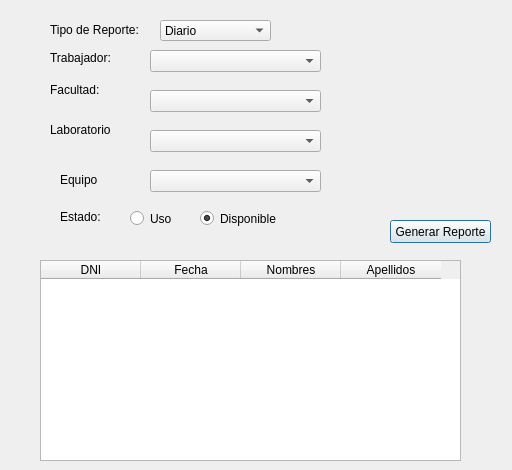
<?xml version="1.0" encoding="UTF-8"?>
<ui version="4.0">
 <class>ListarReportes</class>
 <widget class="QDialog" name="ListarReportes">
  <property name="geometry">
   <rect>
    <x>0</x>
    <y>0</y>
    <width>512</width>
    <height>470</height>
   </rect>
  </property>
  <property name="windowTitle">
   <string>Dialog</string>
  </property>
  <widget class="QComboBox" name="CmbTipoReportes">
   <property name="geometry">
    <rect>
     <x>160</x>
     <y>20</y>
     <width>111</width>
     <height>21</height>
    </rect>
   </property>
   <item>
    <property name="text">
     <string>Diario</string>
    </property>
   </item>
   <item>
    <property name="text">
     <string>Semanal</string>
    </property>
   </item>
   <item>
    <property name="text">
     <string>Mensual</string>
    </property>
   </item>
  </widget>
  <widget class="QComboBox" name="CmbTrabajador">
   <property name="geometry">
    <rect>
     <x>150</x>
     <y>50</y>
     <width>171</width>
     <height>22</height>
    </rect>
   </property>
  </widget>
  <widget class="QLabel" name="label_2">
   <property name="geometry">
    <rect>
     <x>50</x>
     <y>20</y>
     <width>111</width>
     <height>20</height>
    </rect>
   </property>
   <property name="text">
    <string>Tipo de Reporte:</string>
   </property>
  </widget>
  <widget class="QLabel" name="label">
   <property name="geometry">
    <rect>
     <x>50</x>
     <y>50</y>
     <width>114</width>
     <height>16</height>
    </rect>
   </property>
   <property name="text">
    <string>Trabajador:</string>
   </property>
  </widget>
  <widget class="QLabel" name="label_3">
   <property name="geometry">
    <rect>
     <x>50</x>
     <y>120</y>
     <width>61</width>
     <height>20</height>
    </rect>
   </property>
   <property name="text">
    <string>Laboratorio:</string>
   </property>
  </widget>
  <widget class="QTableWidget" name="twEquipo">
   <property name="geometry">
    <rect>
     <x>40</x>
     <y>260</y>
     <width>421</width>
     <height>201</height>
    </rect>
   </property>
   <column>
    <property name="text">
     <string>DNI</string>
    </property>
   </column>
   <column>
    <property name="text">
     <string>Fecha</string>
    </property>
   </column>
   <column>
    <property name="text">
     <string>Nombres</string>
    </property>
   </column>
   <column>
    <property name="text">
     <string>Apellidos</string>
    </property>
   </column>
  </widget>
  <widget class="QLabel" name="label_4">
   <property name="geometry">
    <rect>
     <x>60</x>
     <y>170</y>
     <width>61</width>
     <height>20</height>
    </rect>
   </property>
   <property name="text">
    <string>Equipo</string>
   </property>
  </widget>
  <widget class="QComboBox" name="CmbLaboratorio">
   <property name="geometry">
    <rect>
     <x>150</x>
     <y>130</y>
     <width>171</width>
     <height>22</height>
    </rect>
   </property>
  </widget>
  <widget class="QComboBox" name="CmbEquipo">
   <property name="geometry">
    <rect>
     <x>150</x>
     <y>170</y>
     <width>171</width>
     <height>22</height>
    </rect>
   </property>
  </widget>
  <widget class="QComboBox" name="CmbFacultad">
   <property name="geometry">
    <rect>
     <x>150</x>
     <y>90</y>
     <width>171</width>
     <height>22</height>
    </rect>
   </property>
  </widget>
  <widget class="QLabel" name="label_5">
   <property name="geometry">
    <rect>
     <x>50</x>
     <y>80</y>
     <width>61</width>
     <height>20</height>
    </rect>
   </property>
   <property name="text">
    <string>Facultad:</string>
   </property>
  </widget>
  <widget class="QPushButton" name="btnGenerar">
   <property name="geometry">
    <rect>
     <x>390</x>
     <y>220</y>
     <width>101</width>
     <height>23</height>
    </rect>
   </property>
   <property name="text">
    <string>Generar Reporte</string>
   </property>
  </widget>
  <widget class="QLabel" name="label_6">
   <property name="geometry">
    <rect>
     <x>60</x>
     <y>210</y>
     <width>47</width>
     <height>13</height>
    </rect>
   </property>
   <property name="text">
    <string>Estado:</string>
   </property>
  </widget>
  <widget class="QRadioButton" name="radioButton">
   <property name="geometry">
    <rect>
     <x>130</x>
     <y>210</y>
     <width>82</width>
     <height>17</height>
    </rect>
   </property>
   <property name="text">
    <string>Uso</string>
   </property>
  </widget>
  <widget class="QRadioButton" name="radioButton_2">
   <property name="geometry">
    <rect>
     <x>200</x>
     <y>210</y>
     <width>82</width>
     <height>17</height>
    </rect>
   </property>
   <property name="text">
    <string>Disponible</string>
   </property>
   <property name="checked">
    <bool>true</bool>
   </property>
  </widget>
 </widget>
 <tabstops>
  <tabstop>CmbTipoReportes</tabstop>
  <tabstop>CmbTrabajador</tabstop>
  <tabstop>CmbFacultad</tabstop>
  <tabstop>CmbLaboratorio</tabstop>
  <tabstop>CmbEquipo</tabstop>
  <tabstop>twEquipo</tabstop>
 </tabstops>
 <resources/>
 <connections/>
</ui>
